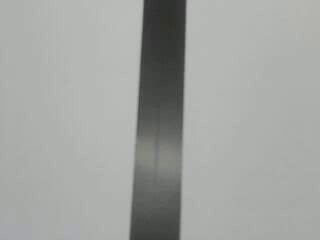
//> input picture frame 72 of 06_videoRW/Simplex8.avi, 320 x 240 px
$ ./videoRW   (built with g++ and OpenCV 4)
//> lines starting //> are read from the running program, lines starting //| are printed output that depends on the picture; after the words box and inside, x2 and y2 are one past the last pixel; in counts of white or black regions, pixels touching at a corner belong together
#include <opencv2/highgui.hpp>
#include <opencv2/imgproc.hpp>
#include <opencv2/videoio.hpp>
#include <iostream>

using namespace cv;
using std::cout;
using std::endl;
using std::vector;

// finding center of mass of binary image
std::pair<bool,cv::Point> findCenterLine(const Mat& mat,
                     vector<cv::Point>& centers)  {
 int cx = 0, cy = 0, cnt = 0;
 for (int x = 0; x < mat.rows; ++x) {
   int sumRow = 0, counter = 0;
 	 for (int y = 0; y < mat.cols; ++y) {
     if (mat.at<uchar>(x,y)) {
       ++counter;
       cx += y;
       cy += x;
       sumRow += y;
     }
   }
   cnt += counter;
   if ( counter != 0) {
   	centers.push_back(Point(sumRow/counter, x));
   }
 }
 if (!centers.empty()) {
   cx /= cnt;
   cy /= cnt;
 }
 return {!centers.empty(), Point(cx,cy)};
}

int main(int, char**) {
  // disable the synchronization between the C and C++ standard streams
  std::cout.sync_with_stdio(false);
  const std::string liveWin("Live");
  const std::string video_file("Simplex8.avi");
  //const int videoDevice = 0;
  //const std::string videoDevice("/dev/video0");

  VideoCapture cap;
  cap.open(video_file);
	//cap.open(videoDevice);
  if (!cap.isOpened()) {
      cout << "\nERROR! Unable to open video stream " << endl;
      return -1;
  }

  // info about video stream
  int frame_width = cap.get(CAP_PROP_FRAME_WIDTH);
  int frame_height = cap.get(CAP_PROP_FRAME_HEIGHT);
  int fps = cap.get(CAP_PROP_FPS);
  cout << "Frame size : " << Size(frame_width, frame_height) << endl;
  cout << "Capturing FPS : " << fps << endl;
  // only for video file
  const int frames =  cap.get(CAP_PROP_FRAME_COUNT);
  const int fourcc = static_cast<int>(cap.get(CAP_PROP_FOURCC));
  const std::string fourcc_str = format("%c%c%c%c", fourcc & 0xFF,
      (fourcc >> 8) & 0xFF, (fourcc >> 16) & 0xFF, (fourcc >> 24) & 0xFF);
  cout << "Total number of frames :" << frames << endl;
  cout << "Total time of video : " << ((double)frames/fps) << " s"<< endl;
  cout << "FOURCC (codec) : " << fourcc_str << endl;

  // [11 lines of commented-out code are left out]

  int th = 140;

  const std::string resWin("Simplex on the Line");

  namedWindow(resWin, WINDOW_AUTOSIZE);
  createTrackbar("Threshold", resWin, &th,
                  255, 0, 0);
	//namedWindow(liveWin, WINDOW_AUTOSIZE);

  cout << "Press any key to start: " ;
  char ch;
  std::cin >> ch;
  cout << endl;

  // [13 lines of commented-out code are left out]
  Mat res(Size(2*frame_width, frame_height), CV_8UC3);
  double lastAngle = 0;

  for (;;) {
    Mat src_line(res(Rect(Point(0,0), Size(frame_width, frame_height))));
    Mat line_gray, line_bin_inv;
    cap >> src_line;
//> src_line is the input picture: 240 rows x 320 cols, CV_8UC3; mean B, G, R 160.9, 163.8, 161.9
    if (src_line.empty()) {
      cout << "The end of the stream" << endl;
      break;
    }

    //Mat frame_blur;
    //medianBlur(src_line, frame_blur, 5);
    //cvtColor(frame_blur, line_gray, COLOR_BGR2GRAY);

    const int frame = cap.get(CAP_PROP_POS_FRAMES);
    const std::string frame_str = std::to_string(frame);
    cvtColor(src_line, line_gray, COLOR_BGR2GRAY);
//> res: 240 rows x 640 cols, CV_8UC3; mean of channels 0, 1, 2 80.5, 81.9, 80.9
    threshold(line_gray, line_bin_inv,
              th, 255, cv::THRESH_BINARY_INV);
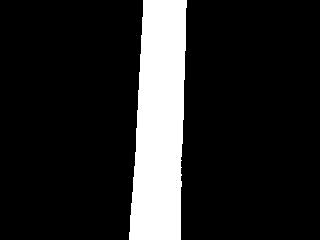
//> line_bin_inv: 240 rows x 320 cols, CV_8UC1; 14.6% white; 1 white region, box (x1, y1, x2, y2) and area: (129, 0, 187, 240) 11207

    Mat line_bin(res(Rect(Point(frame_width,0),
                 Size(frame_width, frame_height))));
//> line_bin: 240 rows x 320 cols, CV_8UC3; every value is 0
    cvtColor(line_bin_inv, line_bin, COLOR_GRAY2BGR);
//> res: 240 rows x 640 cols, CV_8UC3; mean B, G, R 99.1, 100.5, 99.6
    line(line_bin, Point((line_bin.cols-1)/2, line_bin.rows-1),
      Point((line_bin.cols-1)/2, 0), Scalar(0, 255, 255), 1);
//> line_bin: 240 rows x 320 cols, CV_8UC3; mean B, G, R 36.4, 37.2, 37.2
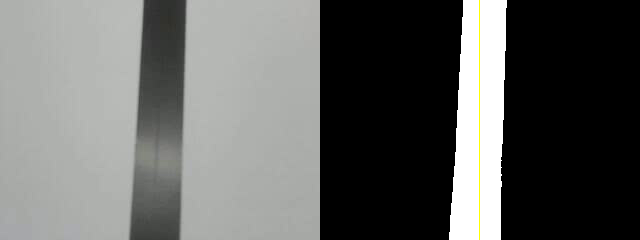
//> res: 240 rows x 640 cols, CV_8UC3; mean B, G, R 98.7, 100.5, 99.6

    vector<cv::Point> centers;
    auto[is_line, cp] = findCenterLine(line_bin_inv, centers);
//> the loop in findCenterLine, `for (int x = 0; x < mat.rows; ++x)` made 240 passes
//> (counter, cx, cy, sumRow, cnt) on passes 1 to 3: (44, 7238, 0, 7238, 44), (44, 14476, 44, 7238, 88), (44, 21714, 132, 7238, 132)
//> after the loop in findCenterLine, `for (int x = 0; x < mat.rows; ++x)`: cx = 1786263; cy = 1375049; cnt = 11207; centers = 240 Points (x, y), first 12: [164, 0], [164, 1], [164, 2], [164, 3], [164, 4], [164, 5], [164, 6], [164, 7], [164, 8], [164, 9], [164, 10], [164, 11]
//> in findCenterLine, `cx /= cnt;`: cx = 159
//> in findCenterLine, `cy /= cnt;`: cy = 122
//> is_line = true; cp = Point(159, 122)

    // calculate angle
    double angle = 0;
    if (is_line) {
      // on line
      int dx = (line_bin.cols - 1) / 2 - cp.x;
//> dx = 0
      int dy = (line_bin.rows - 1) - cp.y;
//> dy = 117

      if (dy != 0) {
	angle = atan((double)dx / dy) * 180 / CV_PI;
//> angle = 0
      } else {
      // +90/-90
        angle = (dx > 0) ? 90 : -90;
        cp = (dx > 0) ? Point(0,line_bin.rows-1) :
                        Point(line_bin.cols-1, line_bin.rows-1);
      }
      lastAngle = angle;
//> lastAngle = 0
    } else {
      angle = (lastAngle > 0) ? 90 : -90;
      cp = (lastAngle > 0) ? Point(0, line_bin.rows-1) :
                             Point(line_bin.cols-1, line_bin.rows-1 );
    }

    angle = round(angle * 100);
    cout << "angle : " << angle/100.0 << endl;
//| angle : 0

    // drawing
    for ( const cv::Point& p : centers ) {
       circle(line_bin, p, 1, Scalar(0, 0, 255), FILLED);
    }
//> this loop made 240 passes
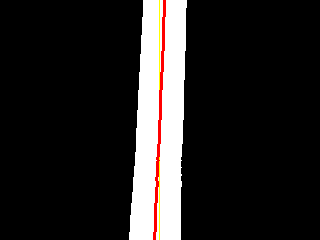
//> line_bin: 240 rows x 320 cols, CV_8UC3; mean B, G, R 34.2, 34.8, 37.2
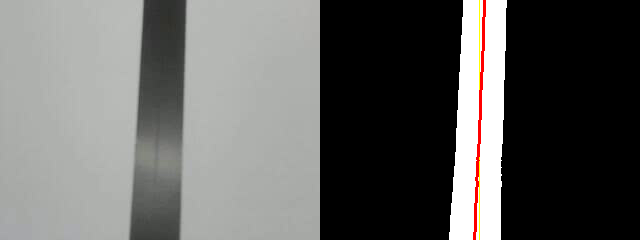
//> res: 240 rows x 640 cols, CV_8UC3; 0.47% of pixels changed, all inside (x1, y1, x2, y2) = (473, 0, 486, 240)
    circle(line_bin, cp, 5, Scalar(0, 255, 0), FILLED);
//> line_bin: 240 rows x 320 cols, CV_8UC3; 0.11% of pixels changed, all inside (x1, y1, x2, y2) = (154, 117, 165, 128)
//> res: 240 rows x 640 cols, CV_8UC3; 0.05% of pixels changed, all inside (x1, y1, x2, y2) = (474, 117, 485, 128)
    arrowedLine(line_bin, Point((line_bin.cols-1)/2,
                 line_bin.rows-1), cp,
                 Scalar(255, 0, 0), 2, 8, 0, 0.05);
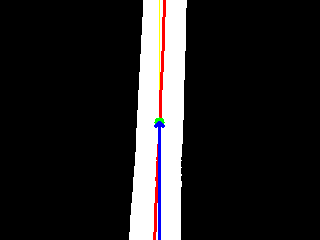
//> line_bin: 240 rows x 320 cols, CV_8UC3; mean B, G, R 34.8, 34, 35.8
//> res: 240 rows x 640 cols, CV_8UC3; mean B, G, R 97.9, 98.9, 98.8
    putText(src_line, frame_str, Point(270, 30) ,
          FONT_HERSHEY_DUPLEX , 0.7, Scalar(0, 0, 255), 1);
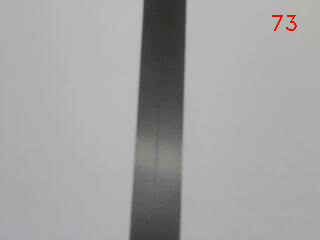
//> src_line: 240 rows x 320 cols, CV_8UC3; 0.15% of pixels changed, all inside (x1, y1, x2, y2) = (272, 15, 297, 31)
//> res: 240 rows x 640 cols, CV_8UC3; mean B, G, R 97.7, 98.8, 98.9
    line(res, Point((res.cols-1)/2, res.rows-1),
          Point((res.cols-1)/2, 0), Scalar(0, 255, 0), 2);
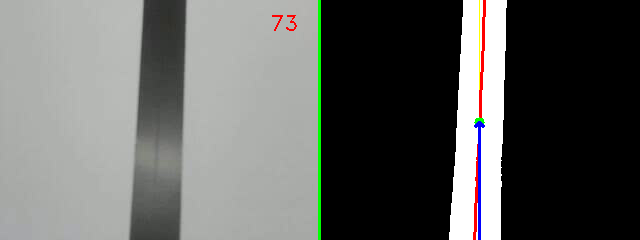
//> res: 240 rows x 640 cols, CV_8UC3; mean B, G, R 97.2, 99.4, 98.4

    imshow(resWin, res);
    if (waitKey(20) >= 0) {
//> the Esc key is pressed
      cout << "Stop of the stream" << endl;
      break;
    }
    //out_video << res;
  }

  //cout << "\nEnded writing to the file : <" << result << ">" << endl;
  //out_video.release();
  cap.release();

  return 0;
}

$ run again, starting later in the video
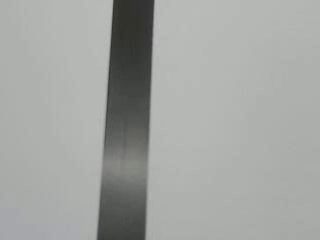
//> input picture frame 325 of 06_videoRW/Simplex8.avi, 320 x 240 px
//> src_line is the input picture: 240 rows x 320 cols, CV_8UC3; mean B, G, R 161.7, 164.5, 162.6
//> line_bin_inv: 240 rows x 320 cols, CV_8UC1; 14% white; 1 white region, box (x1, y1, x2, y2) and area: (96, 0, 155, 240) 10757
//> the loop in findCenterLine, `for (int x = 0; x < mat.rows; ++x)` made 240 passes
//> (counter, cx, cy, sumRow, cnt) on passes 1 to 3: (42, 5607, 0, 5607, 42), (42, 11214, 42, 5607, 84), (42, 16821, 126, 5607, 126)
//> after the loop in findCenterLine, `for (int x = 0; x < mat.rows; ++x)`: cx = 1364655; cy = 1320481; cnt = 10757; centers = 240 Points (x, y), first 12: [133, 0], [133, 1], [133, 2], [133, 3], [133, 4], [133, 5], [133, 6], [133, 7], [133, 8], [133, 9], [132, 10], [132, 11]
//> in findCenterLine, `cx /= cnt;`: cx = 126
//> in findCenterLine, `cy /= cnt;`: cy = 122
//> `auto[is_line, cp] = findCenterLine(line_bin_inv, centers);`: is_line = true; cp = Point(126, 122)
//> dx = 33
//> dy = 117
//> `angle = atan((double)dx / dy) * 180 / CV_PI;`: angle = 15.75
//> `angle = round(angle * 100);`: angle = 1575
//| angle : 15.75
//> the loop `for ( const cv::Point& p : centers )` made 240 passes
//> after the loop `for ( const cv::Point& p : centers )`:
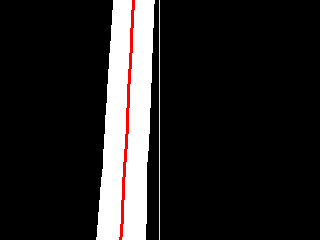
//> line_bin: 240 rows x 320 cols, CV_8UC3; mean B, G, R 33.3, 34.1, 36.5
//> src_line: 240 rows x 320 cols, CV_8UC3; 0.24% of pixels changed, all inside (x1, y1, x2, y2) = (272, 15, 311, 31)
//> `line(res, Point((res.cols-1)/2, res.rows-1), Point((res.cols-1)/2, 0),..`:
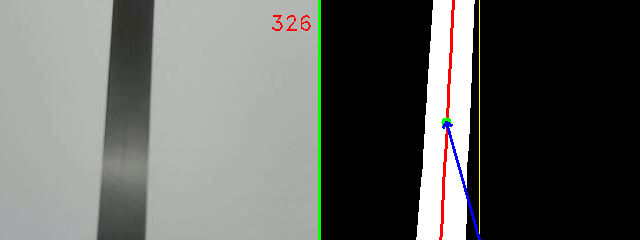
//> res: 240 rows x 640 cols, CV_8UC3; mean B, G, R 97, 99.4, 98.6

$ run again, starting later in the video
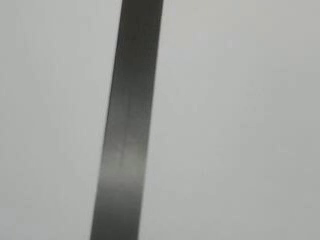
//> input picture frame 578 of 06_videoRW/Simplex8.avi, 320 x 240 px
//> src_line is the input picture: 240 rows x 320 cols, CV_8UC3; mean B, G, R 162, 165.1, 163.4
//> line_bin_inv: 240 rows x 320 cols, CV_8UC1; 14% white; 1 white region, box (x1, y1, x2, y2) and area: (89, 0, 164, 240) 10767
//> the loop in findCenterLine, `for (int x = 0; x < mat.rows; ++x)` made 240 passes
//> (counter, cx, cy, sumRow, cnt) on passes 1 to 3: (42, 5985, 0, 5985, 42), (42, 11970, 42, 5985, 84), (42, 17955, 126, 5985, 126)
//> after the loop in findCenterLine, `for (int x = 0; x < mat.rows; ++x)`: cx = 1373290; cy = 1320271; cnt = 10767; centers = 240 Points (x, y), first 12: [142, 0], [142, 1], [142, 2], [142, 3], [141, 4], [141, 5], [141, 6], [141, 7], [141, 8], [141, 9], [141, 10], [141, 11]
//> in findCenterLine, `cx /= cnt;`: cx = 127
//> in findCenterLine, `cy /= cnt;`: cy = 122
//> `auto[is_line, cp] = findCenterLine(line_bin_inv, centers);`: is_line = true; cp = Point(127, 122)
//> dx = 32
//> dy = 117
//> `angle = atan((double)dx / dy) * 180 / CV_PI;`: angle = 15.3
//> `angle = round(angle * 100);`: angle = 1530
//| angle : 15.3
//> the loop `for ( const cv::Point& p : centers )` made 240 passes
//> after the loop `for ( const cv::Point& p : centers )`:
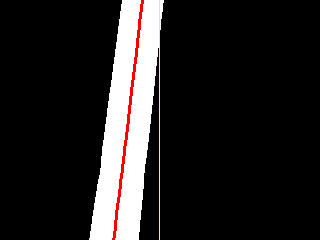
//> line_bin: 240 rows x 320 cols, CV_8UC3; mean B, G, R 33.2, 34, 36.4
//> src_line: 240 rows x 320 cols, CV_8UC3; 0.24% of pixels changed, all inside (x1, y1, x2, y2) = (272, 15, 310, 31)
//> `line(res, Point((res.cols-1)/2, res.rows-1), Point((res.cols-1)/2, 0),..`:
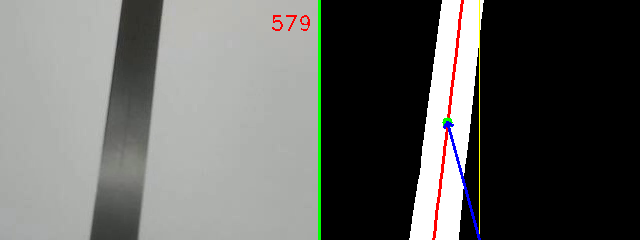
//> res: 240 rows x 640 cols, CV_8UC3; mean B, G, R 97.1, 99.7, 99
